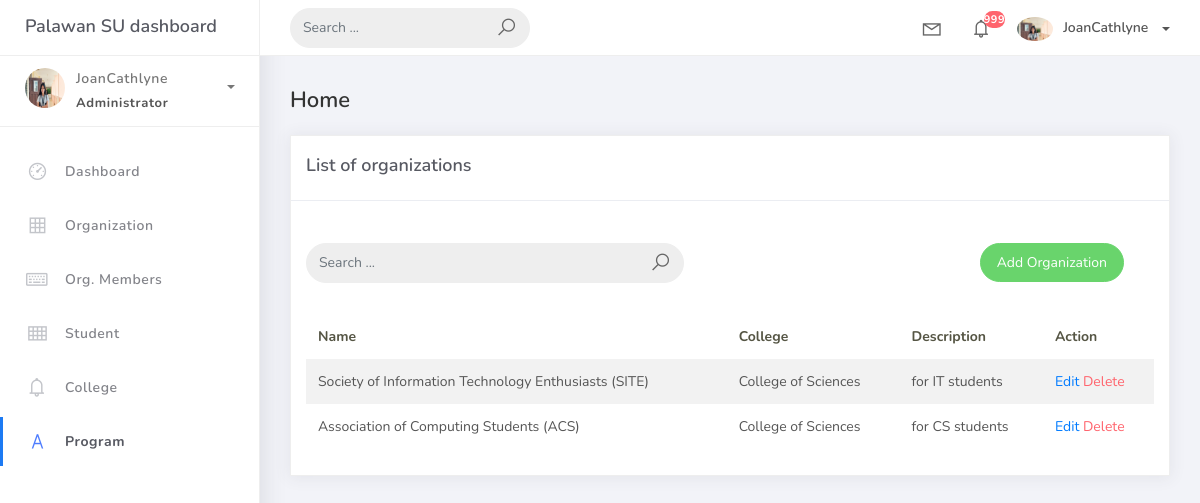
/organization_list, run on an earlier commit of the app's database.
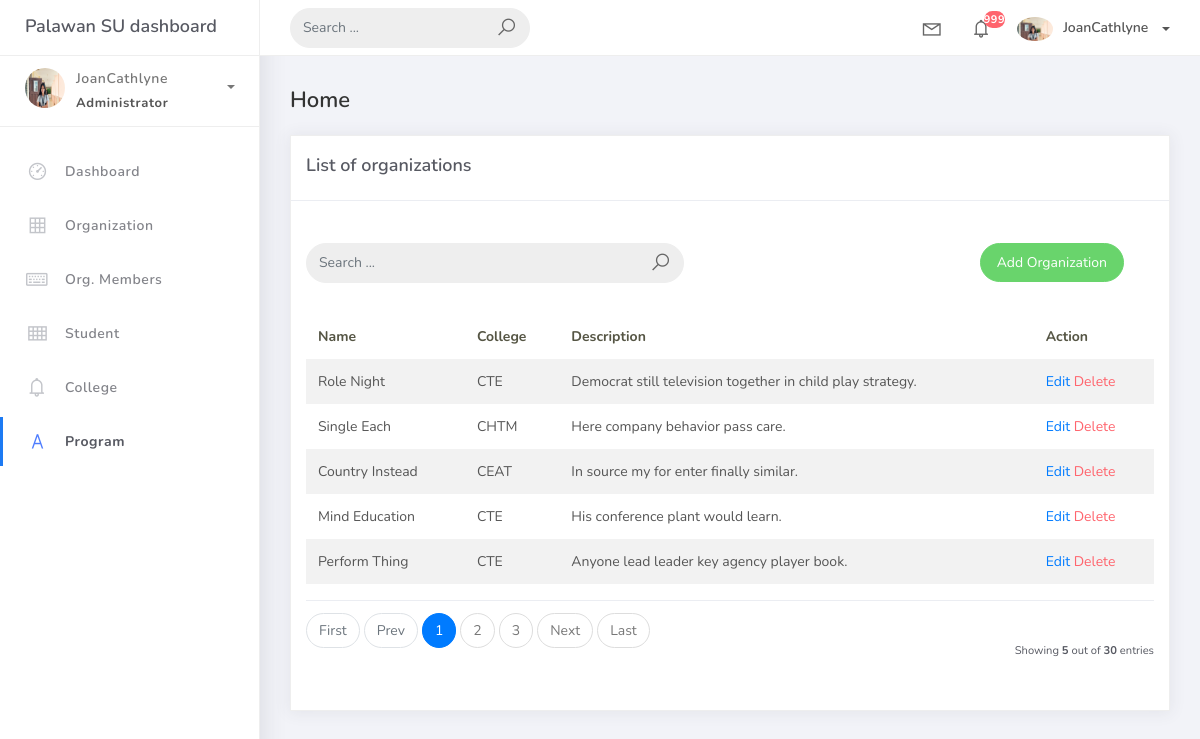
And on a later commit of the database.
### studentorg/models.py (models this page shows, shortened)
class BaseModel(models.Model):
    created_at = models.DateTimeField(auto_now_add=True, db_index=True)
    updated_at = models.DateTimeField(auto_now=True)
    class Meta:
        abstract = True

class Organization(BaseModel):
    name = models.CharField(max_length=250)
    college = models.ForeignKey(
        College, null=True, blank=True, on_delete=models.CASCADE)
    description = models.CharField(max_length=500)

class College(BaseModel):
    college_name = models.CharField(max_length=150)
    def __str__(self):
        return self.college_name

### studentorg/views.py (the view)
# urls.py: path('organization_list',OrganizationList.as_view(), name='organization-list'),
class OrganizationList(ListView):
    model = Organization
    context_object_name = 'organization'
    template_name = 'org_list.html'
    paginate_by = 5
    def get_queryset(self, *args, **kwargs):
         qs = super(OrganizationList, self).get_queryset(*args, **kwargs)
         if self.request.GET.get("q") != None:
             query = self.request.GET.get('q')
             qs = qs.filter(Q(name__icontains=query) |
                            Q(description__icontains=query))
         return qs

### templates/org_list.html (shortened to what this page needs)
{% extends 'base.html' %} {% load static %} {% block content %}
<div class="content">
  <div class="container-fluid">
    <h4 class="page-title">Home</h4>
     <div class="row">
      <div class="col-md-12">
        <div class="card">
         <div class="card-header">
           <div class="card-title">List of organizations</div>
        </div>
        <br />
        <div class="col-md-12 row">
            <div class="col-md-6">
                <br/>
              <form class="navbar-left navbar-form nav-search mr-md-3" action="{% url 'organization-list' %}">
                <div class="input-group">
                  <input type="text" placeholder="Search ..." class="form-control" name="q" />
                  <div class="input-group-append">
                    <span class="input-group-text">
                      <i class="la la-search search-icon"></i>
                    </span>
                  </div>
                </div>
              </form>
            </div>
            <div class="col-md-6">
              <div class="pull-right">
                <br/>
                <a href="{% url 'organization-add' %}" class="btn btn-success btn-rounded">Add Organization</a>
              </div>
            </div>
          </div>
        <div class="card-body">
        <table class="table table-striped mt-3">
        <thead>
            <tr>
              <th scope="col">Name</th>
              <th scope="col">College</th>
              <th scope="col">Description</th>
              <th scope="col">Action</th>
            </tr>
            </thead>
            <tbody>
              {% for object in object_list %}
              <tr>
                <td>{{ object.name}}</td>
                <td>{{ object.college }}</td>
                <td>{{ object.description }}</td>
                <td>
                    <a href="organization_list/{{ object.id }}">Edit</a>
                    <a href="organization_list/{{ object.id }}/delete" class="text-danger">Delete</a>
                </td>
              </tr>
              {% empty %}
              <tr>
                <td colspan="4" style="text-align: center;">
                    <p class="text-sm font-weight-bold mb-0">No Record Found</p>
                </td>
              </tr>
              {% endfor %}
              </tbody>
            </table>
            {% include 'includes/pagination.html' %}
           </div>
          </div>
        </div>
      </div>
    </div>
</div>
{% endblock %}

### templates/base.html (shortened to what this page needs)
{% load static %}
<!DOCTYPE html>
<html>
<head>
	<link rel="stylesheet" href="{% static 'css/bootstrap.min.css' %}">
	<link rel="stylesheet" href="{% static 'css/ready.css' %}">
	<link rel="stylesheet" href="{% static 'css/demo.css' %}">
</head>
<body>
	<div class="wrapper">
		<div class="main-header">
			<div class="logo-header">
				<a href="index.html" class="logo">
					Palawan SU dashboard
				</a>
			</div>
			<nav class="navbar navbar-header navbar-expand-lg">
				<div class="container-fluid">
					<form class="navbar-left navbar-form nav-search mr-md-3" action="">
						<div class="input-group">
							<input type="text" placeholder="Search ..." class="form-control">
							<div class="input-group-append">
								<span class="input-group-text">
									<i class="la la-search search-icon"></i>
								</span>
							</div>
						</div>
					</form>
					<ul class="navbar-nav topbar-nav ml-md-auto align-items-center">
						<li class="nav-item dropdown hidden-caret">
							<a class="nav-link dropdown-toggle" href="#" id="navbarDropdown" role="button" data-toggle="dropdown" aria-haspopup="true" aria-expanded="false">
								<i class="la la-envelope"></i>
							</a>
						</li>
						<li class="nav-item dropdown hidden-caret">
							<a class="nav-link dropdown-toggle" href="#" id="navbarDropdown" role="button" data-toggle="dropdown" aria-haspopup="true" aria-expanded="false">
								<i class="la la-bell"></i>
								<span class="notification">999</span>
							</a>
						</li>
						<li class="nav-item dropdown">
							<a class="dropdown-toggle profile-pic" data-toggle="dropdown" href="#" aria-expanded="false"> <img src="{% static 'img/pp.jpeg' %}" alt="user-img" width="36" class="img-circle"><span >JoanCathlyne</span></span> </a>
							</li>
						</ul>
					</div>
				</nav>
			</div>
			<div class="sidebar">
				<div class="scrollbar-inner sidebar-wrapper">
					<div class="user">
						<div class="photo">
						</div>
						<div class="info">
							<a class="" data-toggle="collapse" href="#collapseExample" aria-expanded="true">
								<span>
									JoanCathlyne
									<span class="user-level">Administrator</span>
									<span class="caret"></span>
								</span>
							</a>
						</div>
					</div>
					<ul class="nav">
						<li class="nav-item">
							<a href="{% url 'dashboard-chart' %}">
								<i class="la la-dashboard"></i>
								<p>Dashboard</p>
							</a>
						</li>
						<li class="nav-item">
							<a href="{% url 'organization-list' %}">
								<i class="la la-table"></i>
								<p>Organization</p>
							</a>
						</li>
						<li class="nav-item">
							<a href="{% url 'orgmember-list' %}">
								<i class="la la-keyboard-o"></i>
								<p>Org. Members</p>
							</a>
						</li>
						<li class="nav-item">
							<a href="{% url 'students-list' %}">
								<i class="la la-th"></i>
								<p>Student</p>
							</a>
						</li>
						<li class="nav-item">
							<a href="{% url 'college-list' %}">
								<i class="la la-bell"></i>
								<p>College</p>
							</a>
						</li>
						<li class="nav-item active">
							<a href="{% url 'program-list' %}">
								<i class="la la-font"></i>
								<p>Program</p>
							</a>
						</li>
					</ul>
				</div>
			</div>
			<div class="main-panel">
					{% block content %}
					{% endblock %}
			</div>
		</div>
</body>
</html>

### templates/includes/pagination.html (shortened to what this page needs)
{% if is_paginated %}
<div class="card-footer px-0 border-0 d-flex flex-column flex-lg-row align-items-center justify-content-between mt-3">
  <nav aria-label="Topica pagination" class="mb-4">
    <ul class="pagination">
      {% if page_obj.has_previous %}
      <li class="page-item">
        <a class="page-link" href="?page=1">First</a>
      </li>
      {% else %}
      <li class="page-item disabled">
        <span class="page-link">First</span>
      </li>
      {% endif %}
      {% if page_obj.has_previous %}
      <li class="page-item">
        <a class="page-link" href="?page={{ page_obj.previous_page_number }}">Prev</a>
      </li>
      {% else %}
      <li class="page-item disabled">
        <span class="page-link">Prev</span>
      </li>
      {% endif %}
      {% for page_num in paginator.page_range %}
        {% if page_obj.number == page_num %}
          <li class="page-item active">
            <span class="page-link">
              {{ page_num }}
            </span>
          </li>
        {% elif page_num > page_obj.number|add:'-3' and page_num < page_obj.number|add:'3' %}
          <li class="page-item">
            <a class="page-link" href="?page={{ page_num }}">{{ page_num }}</a>
          </li>
        {% endif %}
      {% endfor %}
      {% if page_obj.has_next %}
      <li class="page-item">
        <a class="page-link" href="?page={{ page_obj.next_page_number }}">Next</a>
      </li>
      {% else %}
      <li class="page-item disabled">
        <span class="page-link">Next</span>
      </li>
      {% endif %}
      {% if page_obj.has_next %}
      <li class="page-item">
        <a class="page-link" href="?page={{ paginator.num_pages }}">Last</a>
      </li>
      {% else %}
      <li class="page-item disabled">
        <span class="page-link">Last</span>
      </li>
      {% endif %}
    </ul>
  </nav>
  <div class="fw-normal small mt-4 mt-lg-0">Showing <b>{{ object_list.count }}</b> out of <b>{{ paginator.count }}</b> entries</div>
</div>
{% endif %}

What changed in the data, as far as the page shows it:
removed Organization: name "Society of Information Technology Enthusiasts (SITE)", college "College of Sciences", description "for IT students"
removed Organization: name "Association of Computing Students (ACS)", college "College of Sciences", description "for CS students"
added Organization: name "Role Night", college "CTE", description "Democrat still television together in child play strategy."
added Organization: name "Single Each", college "CHTM", description "Here company behavior pass care."
added Organization: name "Country Instead", college "CEAT", description "In source my for enter finally similar."
added Organization: name "Mind Education", college "CTE", description "His conference plant would learn."
added Organization: name "Perform Thing", college "CTE", description "Anyone lead leader key agency player book."
Also different on the page:
{{ object_list.count }}: (not shown) → "5"
{{ paginator.count }}: (not shown) → "30"
text now shown: "First Prev Next Last Showing out of entries"
new list line: "1"
new list line: "2"
new list line: "3"
